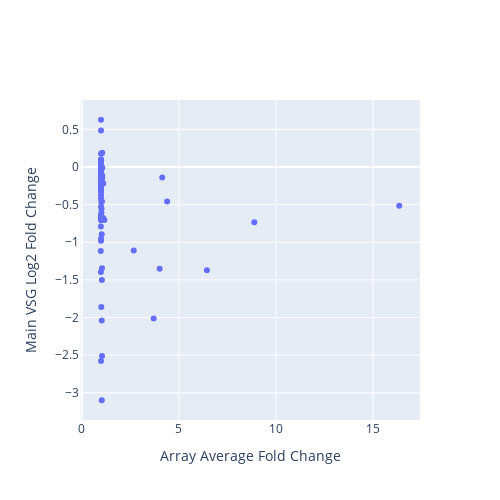

Write notebook code for a chart like this one.
### Code cell
from plotly.subplots import make_subplots
import plotly.graph_objects as go
import plotly.io as pio

fig = make_subplots(
    rows=1,
    cols=1,
    #subplot_titles=["array vs Main VSG"],
)

scatter = go.Scatter(
    x=merge['array'],
    y=merge['main_vsg'],
    mode='markers',
    text=list(merge.index.values),
    hoverinfo='text',
    name='scatter',
    showlegend=False,
    # hovertemplate='%{text}'
)
fig.add_trace(scatter, row=1, col=1)

fig.update_layout(
    width=500,
    height=500,
    showlegend=False,
    hovermode='closest',
    xaxis_title="Array Average Fold Change",
    yaxis_title="Main VSG Log2 Fold Change",
)

# Save as an exportable HTML file
pio.write_html(
    fig,
    file="vsgs_web_server/scatter_plots/array_vs_main_vsg.html",   # change path/name if you like
    include_plotlyjs="cdn",
    full_html=True,
    auto_open=False,
)
fig

### Figure 1 — Plotly figure (JSON) as saved in the notebook; plotly's stock layout.template omitted (floating-point values rounded to 4 significant figures)
{"data": [{"hoverinfo": "text", "mode": "markers", "name": "scatter", "showlegend": false, "text": ["BDF2_1_KO48", "BDF3_1_KO24", "BET151_1_Drug12h", "BET151_1_Drug24h", "BET151_1_Drug3h", "BET151_1_Drug48h", "BET151_1_Drug6h", "BET151_1_Drug72h", "CAF1b_1_RNAi24", "CFB2_1_RNAi9", "DFO_1_DFO", "DFO_1_DFOFe", "DFO_1_Fe", "DRBD18_1_RNAi12", "H1_1_RNAi96", "H3H4_1_KOH3", "H3H4_1_KOH3J", "H3H4_1_KOH4", "H3H4_1_KOH4J", "H3H4_1_KOJ2", "H3H4_2_KO48", "H3H4_3_KO48", "H3_1_KOH3", "H3_1_KOH3J", "H3_1_KOJ", "IPMK_1_RNAi36", "IPMK_2_RNAi36", "MCMBP_1_KO24", "MCMBP_1_KO48", "PIP5Pase_1_KO", "PIP5Pase_2_D360A_N362A", "PNUTS_1_RNAi48", "RBP10_1_RNAi24", "RBP10_2_RNAi24", "RBP10_3_RNAi24", "RBP33_1_RNAi48", "RBP42_1_KO24", "RBP42_1_KO48", "RBP42_1_KO72", "RNaseH1_1_KO", "RNaseH2A_1_RNAi24", "RNaseH2A_2_RNAi36", "SET27_1_KO", "SET27_1_sKO", "SNF2PH_1_RNAi48", "TFR_1_RNAi24", "TbATR_1_RNAi24", "TbATR_2_RNAi36", "TbESB1_1_RNAi24", "TbESB1_2_KO48", "TbESB1_3_OE24", "TbHAT_1_RNAi48HAT1", "TbHAT_1_RNAi48HAT2", "TbPP1one_1_RNAi24", "TbPP1seven_1_RNAi24", "TbRAP1_1_2SD", "TbRAP1_1_5A", "TbRAP1_1_KO", "TbRAP1_2_dMyb", "TbSAP_1_RNAi72", "VEX1_1_Oe72", "VEX1_2_RNAi72", "VEX1_4_RNAi24", "VEX1_5_RNAi48", "VEX1_6_RNAi72", "VEX1and2_1_RNAi24", "VEX1and2_1_RNAi48", "VEX2_1_RNAi24", "VEX2_1_RNAi48", "ZC3H28_1_RNAi10", "ZC3H28_1_RNAi14", "ZC3H28_1_RNAi16", "ZC3H28_1_RNAi24", "ZC3H40_1_RNAi72", "ZC3H5_2_RNAi12", "ZC3H5_3_RNAi12", "ZC3H5_4_RNAi12", "ZC3H5_5_RNAi12"], "type": "scatter", "x": [1.0, 1.026, 1.0, 1.0, 1.0, 1.0, 1.0, 1.038, 1.048, 0.9928, 1.0, 1.0, 1.0, 1.0, 1.0, 1.0, 1.0, 1.0, 1.0, 1.0, 1.05, 1.036, 1.0, 1.006, 1.0, 1.0, 1.0, 1.022, 1.175, 16.35, 4.017, 1.054, 1.0, 1.0, 1.0, 2.683, 1.001, 1.012, 1.115, 1.0, 1.0, 1.044, 1.062, 1.0, 1.0, 1.005, 1.014, 1.115, 1.016, 1.052, 1.0, 1.0, 1.002, 4.147, 1.0, 6.446, 3.709, 4.401, 8.888, 1.065, 1.073, 1.0, 1.0, 1.0, 1.0, 1.014, 1.035, 1.018, 1.028, 0.9884, 1.0, 0.9914, 0.986, 1.0, 1.064, 1.0, 1.0, 1.0], "xaxis": "x", "y": [-0.3716, -0.5553, -0.02755, -0.7094, 0.4828, -2.576, 0.09418, -3.099, -0.4579, -1.394, 0.03405, -0.04079, 0.05408, -0.3174, -0.5289, -0.327, -0.1196, -0.6821, -0.6398, -0.9816, -1.346, -2.039, -0.067, 0.09047, 0.008439, -0.2811, -0.1735, -0.1815, -0.7051, -0.5163, -1.351, -0.11, -0.671, -0.688, -0.6605, -1.109, 0.1769, -0.01795, -0.2204, -0.1427, -0.4175, -1.501, 0.1891, -0.1021, -0.01494, -0.06309, -0.2232, -0.6769, -1.861, -2.511, -0.2487, -0.2521, -0.2073, -0.1403, -0.6599, -1.372, -2.013, -0.4586, -0.7359, -0.009743, -0.2078, 0.09933, -0.02921, -0.1232, -0.01123, -0.464, -0.8925, -0.6084, -0.67, -0.1568, -0.9521, -0.7902, -1.116, -0.2616, -0.1433, -0.0367, 0.6272, -0.1306], "yaxis": "y"}], "layout": {"height": 500, "hovermode": "closest", "showlegend": false, "width": 500, "xaxis": {"anchor": "y", "domain": [0, 1], "title": {"text": "Array Average Fold Change"}}, "yaxis": {"anchor": "x", "domain": [0, 1], "title": {"text": "Main VSG Log2 Fold Change"}}}}
